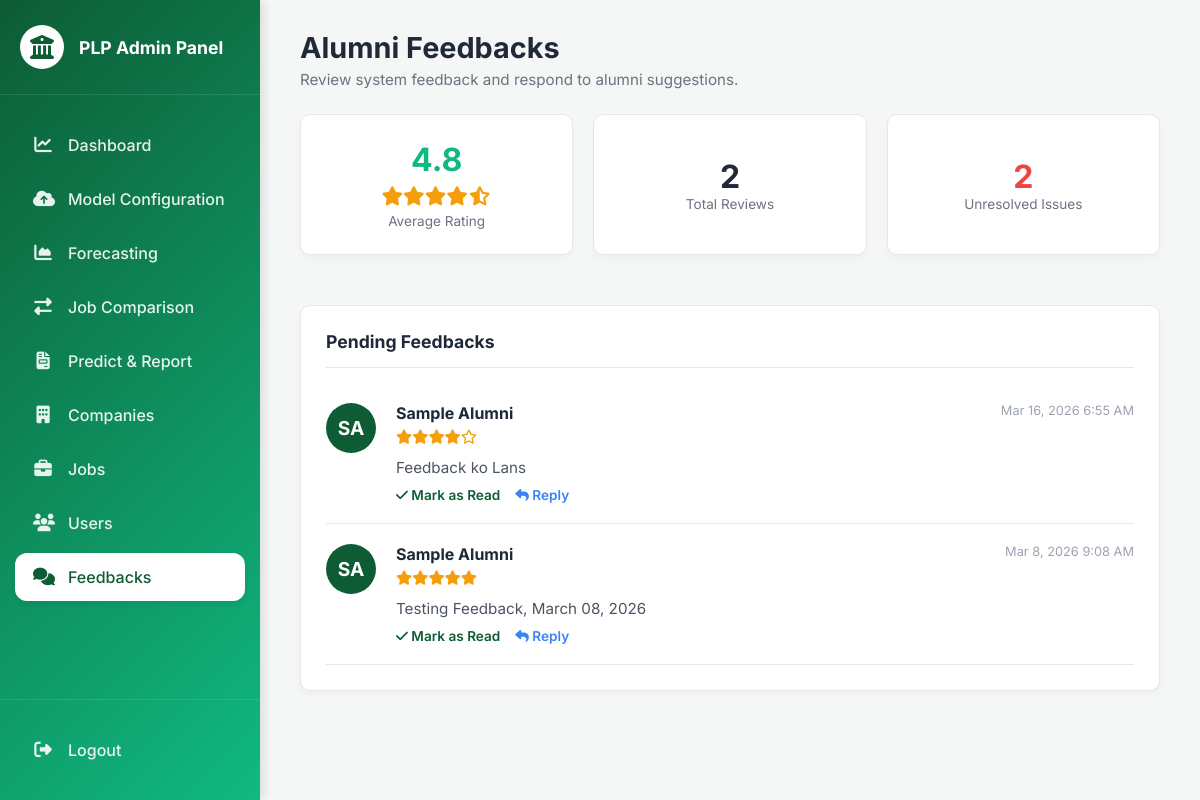
The page /admin/admin_feedbacks.php on the database as committed earlier.
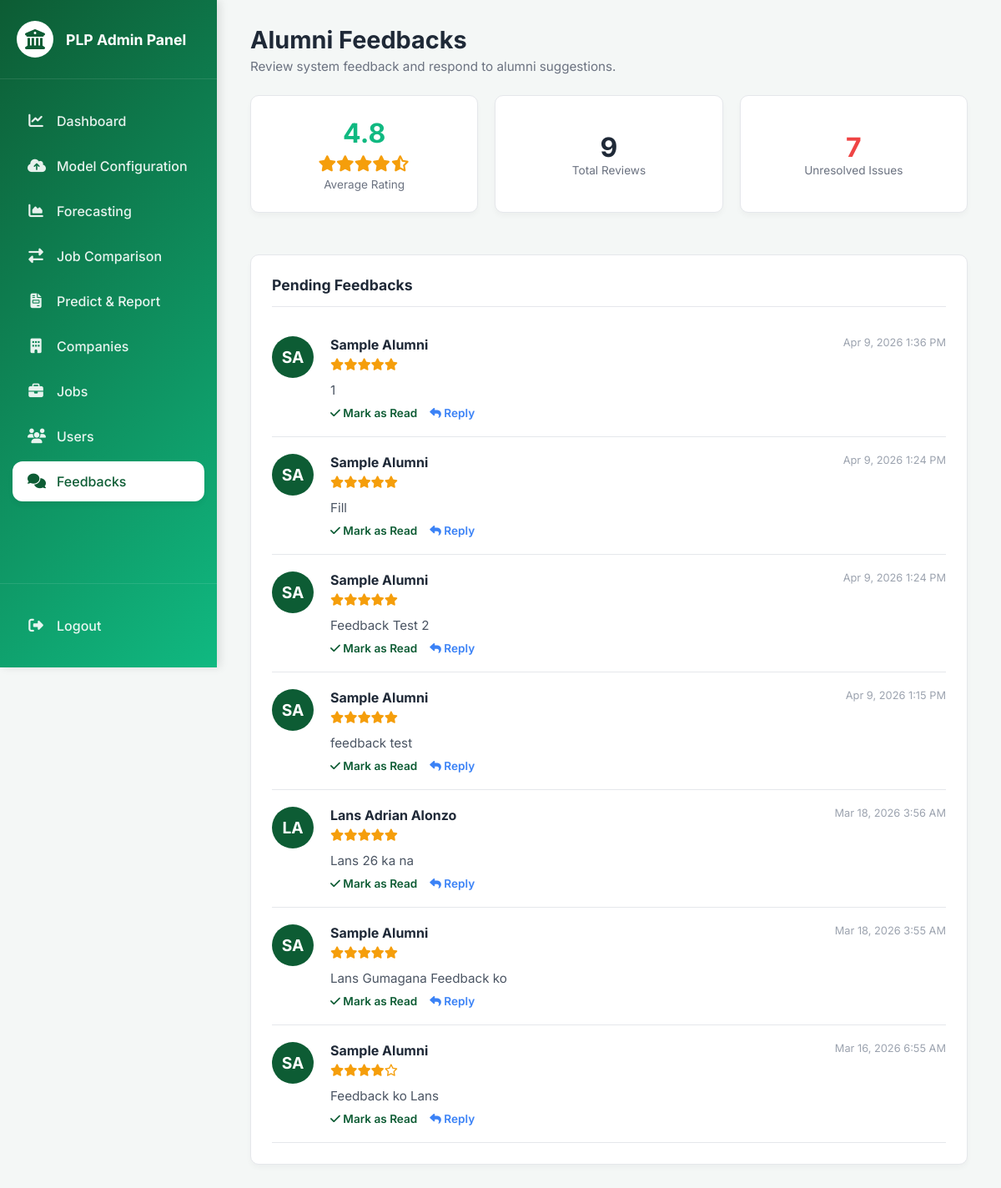
The same page on the database as committed later.
### tables this page shows
CREATE TABLE `feedbacks` (
  `id` int(11) NOT NULL,
  `user_id` int(11) NOT NULL,
  `rating` int(1) NOT NULL,
  `message` text NOT NULL,
  `status` varchar(20) DEFAULT 'Unresolved',
  `created_at` timestamp NOT NULL DEFAULT current_timestamp(),
  PRIMARY KEY (`id`)
);

CREATE TABLE `users` (
  `id` int(11) NOT NULL,
  `student_id` varchar(20) NOT NULL,
  `full_name` varchar(255) NOT NULL,
  `email` varchar(255) DEFAULT NULL,
  `password` varchar(255) NOT NULL,
  `role` varchar(50) NOT NULL DEFAULT 'alumni',
  `created_at` timestamp NOT NULL DEFAULT current_timestamp(),
  `is_temporary` tinyint(1) NOT NULL DEFAULT 1,
  `program_id` int(11) DEFAULT NULL COMMENT 'Degree/program on file',
  `avg_professional_grade` decimal(5,2) DEFAULT NULL COMMENT 'Coursework avg 0-100',
  `avg_elective_grade` decimal(5,2) DEFAULT NULL COMMENT 'Coursework avg 0-100',
  `record_soft_skills_avg` decimal(5,2) DEFAULT NULL COMMENT 'Official soft skills avg 0-100',
  `record_hard_skills_avg` decimal(5,2) DEFAULT NULL COMMENT 'Official hard skills avg 0-100',
  `gpa` decimal(3,2) DEFAULT NULL COMMENT 'PLP scale 1.00-5.00 (lower is better)',
  `ojt_grade_percent` decimal(5,2) DEFAULT NULL COMMENT 'OJT final 60-100'
);

### admin/admin_feedbacks.php (the view, shortened to what this page needs)
<?php
require '../includes/db.php';
$sql = "SELECT f.*, u.full_name, u.student_id
        FROM feedbacks f
        JOIN users u ON f.user_id = u.id
        WHERE f.status = 'Unresolved'
        ORDER BY f.created_at DESC";
$feedbacks = $conn->query($sql);
$total_reviews = $conn->query("SELECT COUNT(*) as total FROM feedbacks")->fetch_assoc()['total'];
$unresolved_count = $conn->query("SELECT COUNT(*) as total FROM feedbacks WHERE status = 'Unresolved'")->fetch_assoc()['total'];
?>
<!DOCTYPE html>
<html lang="en">
<head>
    <link rel="stylesheet" href="../assets/css/admin-style.css?v=2">
    <link rel="stylesheet" href="https://cdnjs.cloudflare.com/ajax/libs/font-awesome/6.4.0/css/all.min.css">
</head>
<body>
    <?php include '../includes/admin_sidebar.php'; ?>
    <main class="admin-main">
        <div class="page-title">
            <h1>Alumni Feedbacks</h1>
            <p>Review system feedback and respond to alumni suggestions.</p>
        </div>
        <div style="display: grid; grid-template-columns: repeat(3, 1fr); gap: 20px; margin-bottom: 25px;">
            <div class="admin-card" style="text-align: center;">
                <h3 style="font-size: 2rem; color: #10b981;">4.8</h3>
                <div class="star-rating" style="font-size: 1.2rem;">
                    <i class="fas fa-star"></i><i class="fas fa-star"></i><i class="fas fa-star"></i><i class="fas fa-star"></i><i class="fas fa-star-half-alt"></i>
                </div>
                <p style="color: #6b7280; font-size: 0.85rem;">Average Rating</p>
            </div>
            <div class="admin-card" style="display: flex; align-items: center; justify-content: center; flex-direction: column;">
                <h3 style="font-size: 2rem; color: #1f2937;"><?php echo $total_reviews; ?></h3>
                <p style="color: #6b7280; font-size: 0.85rem;">Total Reviews</p>
            </div>
            <div class="admin-card" style="display: flex; align-items: center; justify-content: center; flex-direction: column;">
                <h3 style="font-size: 2rem; color: #ef4444;"><?php echo $unresolved_count; ?></h3>
                <p style="color: #6b7280; font-size: 0.85rem;">Unresolved Issues</p>
            </div>
        </div>
        <div class="admin-card">
            <h3 style="font-size: 1.1rem; color: #1f2937; margin-bottom: 15px; border-bottom: 1px solid #e5e7eb; padding-bottom: 15px;">Pending Feedbacks</h3>
            <?php if ($feedbacks && $feedbacks->num_rows > 0):
                while($row = $feedbacks->fetch_assoc()):
                    $words = explode(" ", $row['full_name']);
                    $initials = strtoupper(substr($words[0], 0, 1) . (isset($words[1]) ? substr($words[1], 0, 1) : ""));
                    $time_ago = date('M j, Y g:i A', strtotime($row['created_at']));
            ?>
                <div class="feedback-item">
                    <div class="user-avatar"><?php echo $initials; ?></div>
                    <div style="flex: 1;">
                        <div style="display: flex; justify-content: space-between; align-items: flex-start;">
                            <div>
                                <strong style="color: #1f2937;"><?php echo htmlspecialchars($row['full_name']); ?></strong>
                                <div class="star-rating">
                                    <?php for($i=1; $i<=5; $i++) {
                                        echo ($i <= $row['rating']) ? '<i class="fas fa-star"></i>' : '<i class="far fa-star"></i>';
                                    } ?>
                                </div>
                            </div>
                            <span style="font-size: 0.8rem; color: #9ca3af;"><?php echo $time_ago; ?></span>
                        </div>
                        <p style="color: #4b5563; font-size: 0.95rem; margin: 8px 0;">
                            <?php echo nl2br(htmlspecialchars($row['message'])); ?>
                        </p>
                        <div style="margin-top: 10px; display: flex; gap: 15px;">
                            <a href="process_feedback.php?read_id=<?php echo $row['id']; ?>"
                               style="text-decoration: none; font-size: 0.85rem; color: #0d5c34; font-weight: 600;">
                                <i class="fas fa-check"></i> Mark as Read
                            </a>
                            <button onclick="openReplyModal(<?php echo $row['id']; ?>, <?php echo $row['user_id']; ?>, '<?php echo addslashes($row['full_name']); ?>')"
                                    style="background: none; border: none; color: #3b82f6; cursor: pointer; font-weight: 600; font-size: 0.85rem;">
                                <i class="fas fa-reply"></i> Reply
                            </button>
                        </div>
                    </div>
                </div>
            <?php endwhile; else: ?>
                <p style="text-align: center; color: #6b7280; padding: 20px;">No pending feedback to review.</p>
            <?php endif; ?>
        </div>
    </main>
</body>
</html>

Rows that differ between the two databases and show on the page:
no longer on this page (row edited): feedbacks: user.full_name "SA", user.full_name "Sample Alumni", rating 5 (drawn), created_at "Mar 8, 2026 9:08 AM", message "Testing Feedback, March 08, 2026"
added feedbacks: user.full_name "SA", user.full_name "Sample Alumni", rating 5 (drawn), created_at "Apr 9, 2026 1:36 PM", message "1"
added feedbacks: user.full_name "SA", user.full_name "Sample Alumni", rating 5 (drawn), created_at "Apr 9, 2026 1:24 PM", message "Fill"
added feedbacks: user.full_name "SA", user.full_name "Sample Alumni", rating 5 (drawn), created_at "Apr 9, 2026 1:24 PM", message "Feedback Test 2"
added feedbacks: user.full_name "SA", user.full_name "Sample Alumni", rating 5 (drawn), created_at "Apr 9, 2026 1:15 PM", message "feedback test"
added feedbacks: user.full_name "LA", user.full_name "Lans Adrian Alonzo", rating 5 (drawn), created_at "Mar 18, 2026 3:56 AM", message "Lans 26 ka na"
added feedbacks: user.full_name "SA", user.full_name "Sample Alumni", rating 5 (drawn), created_at "Mar 18, 2026 3:55 AM", message "Lans Gumagana Feedback ko"
Other text that changed with them:
$total_reviews: "2" → "9"
$unresolved_count: "2" → "7"
